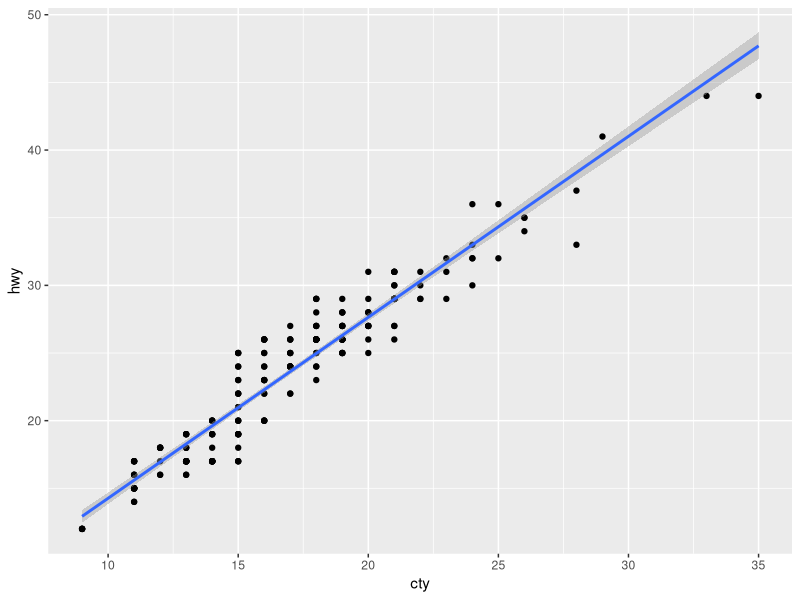

Recreate this plot in R.
## ---- chunk 1
# This is code
a <- 1 + 2
print(a)
## ---- chunk 2
#| label: fig-line-plot
#| fig-cap: "A line plot "

ggplot2::ggplot(ggplot2::mpg, ggplot2::aes(cty, hwy)) +
  # to create a scatterplot
  ggplot2::geom_point() +
  # to fit and overlay a loess trendline
  ggplot2::geom_smooth(formula = y ~ x, method = "lm")
## ---- chunk 3
#| echo: true
rep(9, 10) - seq(1, 10)
